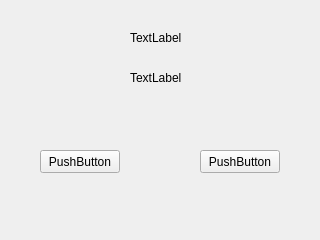
<?xml version="1.0" encoding="UTF-8"?>
<ui version="4.0">
 <class>supplyRequestCancel</class>
 <widget class="QWidget" name="supplyRequestCancel">
  <property name="geometry">
   <rect>
    <x>0</x>
    <y>0</y>
    <width>320</width>
    <height>240</height>
   </rect>
  </property>
  <property name="windowTitle">
   <string>Form</string>
  </property>
  <widget class="QLabel" name="label">
   <property name="geometry">
    <rect>
     <x>130</x>
     <y>30</y>
     <width>57</width>
     <height>15</height>
    </rect>
   </property>
   <property name="text">
    <string>TextLabel</string>
   </property>
  </widget>
  <widget class="QLabel" name="label_2">
   <property name="geometry">
    <rect>
     <x>130</x>
     <y>70</y>
     <width>57</width>
     <height>15</height>
    </rect>
   </property>
   <property name="text">
    <string>TextLabel</string>
   </property>
  </widget>
  <widget class="QPushButton" name="pushButton">
   <property name="geometry">
    <rect>
     <x>200</x>
     <y>150</y>
     <width>80</width>
     <height>23</height>
    </rect>
   </property>
   <property name="text">
    <string>PushButton</string>
   </property>
  </widget>
  <widget class="QPushButton" name="pushButton_2">
   <property name="geometry">
    <rect>
     <x>40</x>
     <y>150</y>
     <width>80</width>
     <height>23</height>
    </rect>
   </property>
   <property name="text">
    <string>PushButton</string>
   </property>
  </widget>
 </widget>
 <resources/>
 <connections/>
</ui>
